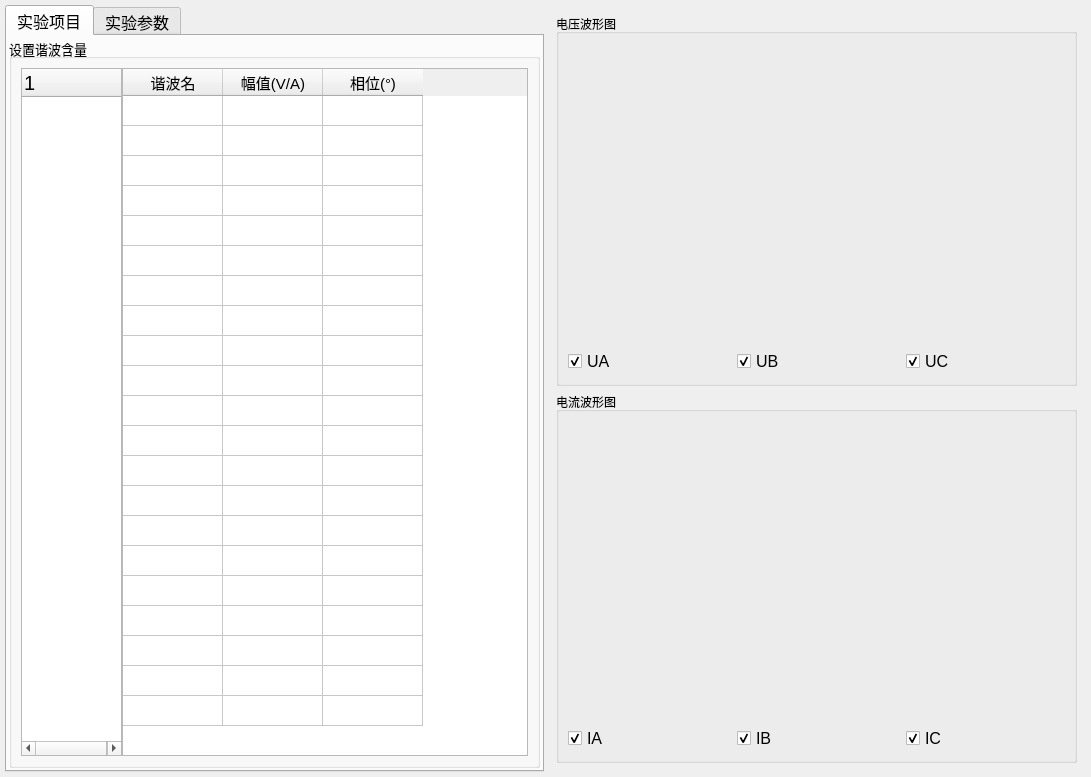
<?xml version="1.0" encoding="UTF-8"?>
<ui version="4.0">
 <class>ui_004</class>
 <widget class="QWidget" name="ui_004">
  <property name="geometry">
   <rect>
    <x>0</x>
    <y>0</y>
    <width>1091</width>
    <height>777</height>
   </rect>
  </property>
  <property name="windowTitle">
   <string>Form</string>
  </property>
  <layout class="QHBoxLayout" name="horizontalLayout" stretch="1,1">
   <property name="spacing">
    <number>3</number>
   </property>
   <property name="leftMargin">
    <number>5</number>
   </property>
   <property name="topMargin">
    <number>5</number>
   </property>
   <property name="rightMargin">
    <number>5</number>
   </property>
   <property name="bottomMargin">
    <number>5</number>
   </property>
   <item>
    <widget class="QWidget" name="widget" native="true">
     <layout class="QHBoxLayout" name="horizontalLayout_2">
      <property name="spacing">
       <number>0</number>
      </property>
      <property name="leftMargin">
       <number>0</number>
      </property>
      <property name="topMargin">
       <number>0</number>
      </property>
      <property name="rightMargin">
       <number>0</number>
      </property>
      <property name="bottomMargin">
       <number>0</number>
      </property>
      <item>
       <widget class="QTabWidget" name="tabWidget">
        <property name="minimumSize">
         <size>
          <width>517</width>
          <height>0</height>
         </size>
        </property>
        <property name="font">
         <font>
          <pointsize>12</pointsize>
         </font>
        </property>
        <property name="currentIndex">
         <number>0</number>
        </property>
        <property name="iconSize">
         <size>
          <width>20</width>
          <height>20</height>
         </size>
        </property>
        <property name="documentMode">
         <bool>false</bool>
        </property>
        <widget class="QWidget" name="tab">
         <attribute name="title">
          <string>实验项目</string>
         </attribute>
         <layout class="QHBoxLayout" name="horizontalLayout_3">
          <property name="leftMargin">
           <number>2</number>
          </property>
          <property name="topMargin">
           <number>2</number>
          </property>
          <property name="rightMargin">
           <number>2</number>
          </property>
          <property name="bottomMargin">
           <number>2</number>
          </property>
          <item>
           <widget class="QGroupBox" name="groupBox">
            <property name="font">
             <font>
              <pointsize>10</pointsize>
             </font>
            </property>
            <property name="title">
             <string>设置谐波含量</string>
            </property>
            <layout class="QHBoxLayout" name="horizontalLayout_4" stretch="1,4">
             <property name="spacing">
              <number>0</number>
             </property>
             <item>
              <widget class="QTreeWidget" name="treeWidget">
               <property name="font">
                <font>
                 <pointsize>15</pointsize>
                </font>
               </property>
              </widget>
             </item>
             <item>
              <widget class="QTableWidget" name="tb_xbhl">
               <property name="rowCount">
                <number>21</number>
               </property>
               <attribute name="verticalHeaderVisible">
                <bool>false</bool>
               </attribute>
               <row/>
               <row/>
               <row/>
               <row/>
               <row/>
               <row/>
               <row/>
               <row/>
               <row/>
               <row/>
               <row/>
               <row/>
               <row/>
               <row/>
               <row/>
               <row/>
               <row/>
               <row/>
               <row/>
               <row/>
               <row/>
               <column>
                <property name="text">
                 <string>谐波名</string>
                </property>
                <property name="font">
                 <font>
                  <pointsize>11</pointsize>
                 </font>
                </property>
               </column>
               <column>
                <property name="text">
                 <string>幅值(V/A)</string>
                </property>
                <property name="font">
                 <font>
                  <pointsize>11</pointsize>
                 </font>
                </property>
               </column>
               <column>
                <property name="text">
                 <string>相位(°)</string>
                </property>
                <property name="font">
                 <font>
                  <pointsize>11</pointsize>
                 </font>
                </property>
               </column>
              </widget>
             </item>
            </layout>
           </widget>
          </item>
         </layout>
        </widget>
        <widget class="QWidget" name="tab_2">
         <attribute name="title">
          <string>实验参数</string>
         </attribute>
         <layout class="QVBoxLayout" name="verticalLayout_5">
          <item>
           <layout class="QVBoxLayout" name="verticalLayout_4" stretch="2,1">
            <item>
             <layout class="QHBoxLayout" name="horizontalLayout_5" stretch="1,1">
              <item>
               <layout class="QVBoxLayout" name="verticalLayout_2" stretch="1,1">
                <item>
                 <widget class="QGroupBox" name="groupBox_2">
                  <property name="font">
                   <font>
                    <pointsize>15</pointsize>
                    <bold>false</bold>
                   </font>
                  </property>
                  <property name="title">
                   <string>变量选择</string>
                  </property>
                  <layout class="QHBoxLayout" name="horizontalLayout_7">
                   <item>
                    <widget class="QTableWidget" name="tb_blxz">
                     <property name="font">
                      <font>
                       <pointsize>9</pointsize>
                       <bold>false</bold>
                      </font>
                     </property>
                     <property name="rowCount">
                      <number>4</number>
                     </property>
                     <attribute name="verticalHeaderVisible">
                      <bool>false</bool>
                     </attribute>
                     <row/>
                     <row/>
                     <row/>
                     <row/>
                     <column>
                      <property name="text">
                       <string>数据项</string>
                      </property>
                     </column>
                     <column>
                      <property name="text">
                       <string>值</string>
                      </property>
                     </column>
                     <item row="0" column="0">
                      <property name="text">
                       <string>变量</string>
                      </property>
                      <property name="font">
                       <font>
                        <bold>true</bold>
                       </font>
                      </property>
                      <property name="textAlignment">
                       <set>AlignCenter</set>
                      </property>
                      <property name="background">
                       <brush brushstyle="Dense4Pattern">
                        <color alpha="255">
                         <red>194</red>
                         <green>237</green>
                         <blue>195</blue>
                        </color>
                       </brush>
                      </property>
                      <property name="flags">
                       <set>ItemIsSelectable|ItemIsEditable|ItemIsDragEnabled|ItemIsDropEnabled|ItemIsUserCheckable</set>
                      </property>
                     </item>
                     <item row="1" column="0">
                      <property name="text">
                       <string>波形</string>
                      </property>
                      <property name="font">
                       <font>
                        <bold>true</bold>
                       </font>
                      </property>
                      <property name="textAlignment">
                       <set>AlignCenter</set>
                      </property>
                      <property name="background">
                       <brush brushstyle="Dense4Pattern">
                        <color alpha="255">
                         <red>194</red>
                         <green>237</green>
                         <blue>195</blue>
                        </color>
                       </brush>
                      </property>
                      <property name="flags">
                       <set>ItemIsSelectable|ItemIsEditable|ItemIsDragEnabled|ItemIsDropEnabled|ItemIsUserCheckable</set>
                      </property>
                     </item>
                     <item row="2" column="0">
                      <property name="text">
                       <string>幅值步长</string>
                      </property>
                      <property name="font">
                       <font>
                        <bold>true</bold>
                       </font>
                      </property>
                      <property name="textAlignment">
                       <set>AlignCenter</set>
                      </property>
                      <property name="background">
                       <brush brushstyle="Dense4Pattern">
                        <color alpha="255">
                         <red>194</red>
                         <green>237</green>
                         <blue>195</blue>
                        </color>
                       </brush>
                      </property>
                      <property name="flags">
                       <set>ItemIsSelectable|ItemIsEditable|ItemIsDragEnabled|ItemIsDropEnabled|ItemIsUserCheckable</set>
                      </property>
                     </item>
                     <item row="3" column="0">
                      <property name="text">
                       <string>相位步长</string>
                      </property>
                      <property name="font">
                       <font>
                        <bold>true</bold>
                       </font>
                      </property>
                      <property name="textAlignment">
                       <set>AlignCenter</set>
                      </property>
                      <property name="background">
                       <brush brushstyle="Dense4Pattern">
                        <color alpha="255">
                         <red>194</red>
                         <green>237</green>
                         <blue>195</blue>
                        </color>
                       </brush>
                      </property>
                      <property name="flags">
                       <set>ItemIsSelectable|ItemIsEditable|ItemIsDragEnabled|ItemIsDropEnabled|ItemIsUserCheckable</set>
                      </property>
                     </item>
                    </widget>
                   </item>
                  </layout>
                 </widget>
                </item>
                <item>
                 <widget class="QGroupBox" name="groupBox_3">
                  <property name="font">
                   <font>
                    <pointsize>15</pointsize>
                   </font>
                  </property>
                  <property name="title">
                   <string>变化范围与时间范围</string>
                  </property>
                  <layout class="QHBoxLayout" name="horizontalLayout_9">
                   <item>
                    <widget class="QTableWidget" name="tb_bhfw">
                     <property name="font">
                      <font>
                       <pointsize>9</pointsize>
                      </font>
                     </property>
                     <property name="rowCount">
                      <number>4</number>
                     </property>
                     <attribute name="verticalHeaderVisible">
                      <bool>false</bool>
                     </attribute>
                     <row/>
                     <row/>
                     <row/>
                     <row/>
                     <column>
                      <property name="text">
                       <string>数据项</string>
                      </property>
                     </column>
                     <column>
                      <property name="text">
                       <string>值</string>
                      </property>
                     </column>
                     <item row="0" column="0">
                      <property name="text">
                       <string>变化始值</string>
                      </property>
                      <property name="font">
                       <font>
                        <bold>true</bold>
                       </font>
                      </property>
                      <property name="textAlignment">
                       <set>AlignCenter</set>
                      </property>
                      <property name="background">
                       <brush brushstyle="Dense4Pattern">
                        <color alpha="255">
                         <red>194</red>
                         <green>237</green>
                         <blue>195</blue>
                        </color>
                       </brush>
                      </property>
                      <property name="flags">
                       <set>ItemIsSelectable|ItemIsEditable|ItemIsDragEnabled|ItemIsDropEnabled|ItemIsUserCheckable</set>
                      </property>
                     </item>
                     <item row="1" column="0">
                      <property name="text">
                       <string>变化上限</string>
                      </property>
                      <property name="font">
                       <font>
                        <bold>true</bold>
                       </font>
                      </property>
                      <property name="textAlignment">
                       <set>AlignCenter</set>
                      </property>
                      <property name="background">
                       <brush brushstyle="Dense4Pattern">
                        <color alpha="255">
                         <red>194</red>
                         <green>237</green>
                         <blue>195</blue>
                        </color>
                       </brush>
                      </property>
                      <property name="flags">
                       <set>ItemIsSelectable|ItemIsEditable|ItemIsDragEnabled|ItemIsDropEnabled|ItemIsUserCheckable</set>
                      </property>
                     </item>
                     <item row="2" column="0">
                      <property name="text">
                       <string>变化时间</string>
                      </property>
                      <property name="font">
                       <font>
                        <bold>true</bold>
                       </font>
                      </property>
                      <property name="textAlignment">
                       <set>AlignCenter</set>
                      </property>
                      <property name="background">
                       <brush brushstyle="Dense4Pattern">
                        <color alpha="255">
                         <red>194</red>
                         <green>237</green>
                         <blue>195</blue>
                        </color>
                       </brush>
                      </property>
                      <property name="flags">
                       <set>ItemIsSelectable|ItemIsEditable|ItemIsDragEnabled|ItemIsDropEnabled|ItemIsUserCheckable</set>
                      </property>
                     </item>
                     <item row="3" column="0">
                      <property name="text">
                       <string>防抖时间</string>
                      </property>
                      <property name="font">
                       <font>
                        <bold>true</bold>
                       </font>
                      </property>
                      <property name="textAlignment">
                       <set>AlignCenter</set>
                      </property>
                      <property name="background">
                       <brush brushstyle="Dense4Pattern">
                        <color alpha="255">
                         <red>194</red>
                         <green>237</green>
                         <blue>195</blue>
                        </color>
                       </brush>
                      </property>
                      <property name="flags">
                       <set>ItemIsSelectable|ItemIsEditable|ItemIsDragEnabled|ItemIsDropEnabled|ItemIsUserCheckable</set>
                      </property>
                     </item>
                    </widget>
                   </item>
                  </layout>
                 </widget>
                </item>
               </layout>
              </item>
              <item>
               <layout class="QVBoxLayout" name="verticalLayout_3" stretch="3,2">
                <item>
                 <widget class="QGroupBox" name="groupBox_4">
                  <property name="font">
                   <font>
                    <pointsize>15</pointsize>
                   </font>
                  </property>
                  <property name="title">
                   <string>开关量设置</string>
                  </property>
                  <layout class="QHBoxLayout" name="horizontalLayout_8">
                   <item>
                    <widget class="QTableWidget" name="tb_kglsz">
                     <property name="font">
                      <font>
                       <pointsize>9</pointsize>
                      </font>
                     </property>
                     <property name="rowCount">
                      <number>7</number>
                     </property>
                     <attribute name="verticalHeaderVisible">
                      <bool>false</bool>
                     </attribute>
                     <row/>
                     <row/>
                     <row/>
                     <row/>
                     <row/>
                     <row/>
                     <row/>
                     <column>
                      <property name="text">
                       <string>开关量</string>
                      </property>
                     </column>
                     <item row="0" column="0">
                      <property name="text">
                       <string>接点A</string>
                      </property>
                      <property name="textAlignment">
                       <set>AlignCenter</set>
                      </property>
                      <property name="background">
                       <brush brushstyle="Dense4Pattern">
                        <color alpha="255">
                         <red>194</red>
                         <green>237</green>
                         <blue>195</blue>
                        </color>
                       </brush>
                      </property>
                      <property name="checkState">
                       <enum>Checked</enum>
                      </property>
                      <property name="flags">
                       <set>ItemIsSelectable|ItemIsDragEnabled|ItemIsDropEnabled|ItemIsUserCheckable|ItemIsEnabled</set>
                      </property>
                     </item>
                     <item row="1" column="0">
                      <property name="text">
                       <string>接点B</string>
                      </property>
                      <property name="textAlignment">
                       <set>AlignCenter</set>
                      </property>
                      <property name="background">
                       <brush brushstyle="Dense4Pattern">
                        <color alpha="255">
                         <red>194</red>
                         <green>237</green>
                         <blue>195</blue>
                        </color>
                       </brush>
                      </property>
                      <property name="checkState">
                       <enum>Checked</enum>
                      </property>
                      <property name="flags">
                       <set>ItemIsSelectable|ItemIsDragEnabled|ItemIsDropEnabled|ItemIsUserCheckable|ItemIsEnabled</set>
                      </property>
                     </item>
                     <item row="2" column="0">
                      <property name="text">
                       <string>接点C</string>
                      </property>
                      <property name="textAlignment">
                       <set>AlignCenter</set>
                      </property>
                      <property name="background">
                       <brush brushstyle="Dense4Pattern">
                        <color alpha="255">
                         <red>194</red>
                         <green>237</green>
                         <blue>195</blue>
                        </color>
                       </brush>
                      </property>
                      <property name="checkState">
                       <enum>Checked</enum>
                      </property>
                      <property name="flags">
                       <set>ItemIsSelectable|ItemIsDragEnabled|ItemIsDropEnabled|ItemIsUserCheckable|ItemIsEnabled</set>
                      </property>
                     </item>
                     <item row="3" column="0">
                      <property name="text">
                       <string>接点R</string>
                      </property>
                      <property name="textAlignment">
                       <set>AlignCenter</set>
                      </property>
                      <property name="background">
                       <brush brushstyle="Dense4Pattern">
                        <color alpha="255">
                         <red>194</red>
                         <green>237</green>
                         <blue>195</blue>
                        </color>
                       </brush>
                      </property>
                      <property name="checkState">
                       <enum>Checked</enum>
                      </property>
                      <property name="flags">
                       <set>ItemIsSelectable|ItemIsDragEnabled|ItemIsDropEnabled|ItemIsUserCheckable|ItemIsEnabled</set>
                      </property>
                     </item>
                     <item row="4" column="0">
                      <property name="text">
                       <string>接点a</string>
                      </property>
                      <property name="textAlignment">
                       <set>AlignCenter</set>
                      </property>
                      <property name="background">
                       <brush brushstyle="Dense4Pattern">
                        <color alpha="255">
                         <red>194</red>
                         <green>237</green>
                         <blue>195</blue>
                        </color>
                       </brush>
                      </property>
                      <property name="checkState">
                       <enum>Checked</enum>
                      </property>
                      <property name="flags">
                       <set>ItemIsSelectable|ItemIsDragEnabled|ItemIsDropEnabled|ItemIsUserCheckable|ItemIsEnabled</set>
                      </property>
                     </item>
                     <item row="5" column="0">
                      <property name="text">
                       <string>接点b</string>
                      </property>
                      <property name="textAlignment">
                       <set>AlignCenter</set>
                      </property>
                      <property name="background">
                       <brush brushstyle="Dense4Pattern">
                        <color alpha="255">
                         <red>194</red>
                         <green>237</green>
                         <blue>195</blue>
                        </color>
                       </brush>
                      </property>
                      <property name="checkState">
                       <enum>Checked</enum>
                      </property>
                      <property name="flags">
                       <set>ItemIsSelectable|ItemIsDragEnabled|ItemIsDropEnabled|ItemIsUserCheckable|ItemIsEnabled</set>
                      </property>
                     </item>
                     <item row="6" column="0">
                      <property name="text">
                       <string>接点c</string>
                      </property>
                      <property name="textAlignment">
                       <set>AlignCenter</set>
                      </property>
                      <property name="background">
                       <brush brushstyle="Dense4Pattern">
                        <color alpha="255">
                         <red>194</red>
                         <green>237</green>
                         <blue>195</blue>
                        </color>
                       </brush>
                      </property>
                      <property name="checkState">
                       <enum>Checked</enum>
                      </property>
                      <property name="flags">
                       <set>ItemIsSelectable|ItemIsDragEnabled|ItemIsDropEnabled|ItemIsUserCheckable|ItemIsEnabled</set>
                      </property>
                     </item>
                    </widget>
                   </item>
                  </layout>
                 </widget>
                </item>
                <item>
                 <widget class="QGroupBox" name="groupBox_5">
                  <property name="font">
                   <font>
                    <pointsize>15</pointsize>
                   </font>
                  </property>
                  <property name="title">
                   <string>谐波表示方法</string>
                  </property>
                  <layout class="QVBoxLayout" name="verticalLayout_6">
                   <item>
                    <widget class="QRadioButton" name="radioButton">
                     <property name="font">
                      <font>
                       <pointsize>11</pointsize>
                       <bold>true</bold>
                      </font>
                     </property>
                     <property name="text">
                      <string>幅值表示</string>
                     </property>
                    </widget>
                   </item>
                   <item>
                    <widget class="QRadioButton" name="radioButton_2">
                     <property name="font">
                      <font>
                       <pointsize>11</pointsize>
                       <bold>true</bold>
                      </font>
                     </property>
                     <property name="text">
                      <string>基波百分比表示</string>
                     </property>
                    </widget>
                   </item>
                  </layout>
                 </widget>
                </item>
               </layout>
              </item>
             </layout>
            </item>
            <item>
             <layout class="QHBoxLayout" name="horizontalLayout_6" stretch="2,3">
              <item>
               <widget class="QGroupBox" name="groupBox_6">
                <property name="font">
                 <font>
                  <pointsize>15</pointsize>
                 </font>
                </property>
                <property name="title">
                 <string>变化方法</string>
                </property>
                <layout class="QVBoxLayout" name="verticalLayout_7">
                 <item>
                  <widget class="QRadioButton" name="radioButton_5">
                   <property name="font">
                    <font>
                     <pointsize>11</pointsize>
                     <bold>true</bold>
                    </font>
                   </property>
                   <property name="text">
                    <string>手动变化</string>
                   </property>
                  </widget>
                 </item>
                 <item>
                  <widget class="QRadioButton" name="radioButton_4">
                   <property name="font">
                    <font>
                     <pointsize>11</pointsize>
                     <bold>true</bold>
                    </font>
                   </property>
                   <property name="text">
                    <string>自动增加</string>
                   </property>
                  </widget>
                 </item>
                 <item>
                  <widget class="QRadioButton" name="radioButton_3">
                   <property name="font">
                    <font>
                     <pointsize>11</pointsize>
                     <bold>true</bold>
                    </font>
                   </property>
                   <property name="text">
                    <string>自动减少</string>
                   </property>
                  </widget>
                 </item>
                </layout>
               </widget>
              </item>
              <item>
               <widget class="QGroupBox" name="groupBox_7">
                <property name="font">
                 <font>
                  <pointsize>15</pointsize>
                 </font>
                </property>
                <property name="title">
                 <string>实验结果</string>
                </property>
                <layout class="QHBoxLayout" name="horizontalLayout_10">
                 <item>
                  <widget class="QTableWidget" name="tb_result">
                   <property name="font">
                    <font>
                     <pointsize>9</pointsize>
                    </font>
                   </property>
                   <attribute name="verticalHeaderVisible">
                    <bool>false</bool>
                   </attribute>
                   <column>
                    <property name="text">
                     <string>序号</string>
                    </property>
                   </column>
                   <column>
                    <property name="text">
                     <string>接点</string>
                    </property>
                   </column>
                   <column>
                    <property name="text">
                     <string>动作时间</string>
                    </property>
                   </column>
                   <column>
                    <property name="text">
                     <string>返回时间</string>
                    </property>
                   </column>
                  </widget>
                 </item>
                </layout>
               </widget>
              </item>
             </layout>
            </item>
           </layout>
          </item>
         </layout>
        </widget>
       </widget>
      </item>
     </layout>
    </widget>
   </item>
   <item>
    <widget class="QWidget" name="widget_2" native="true">
     <layout class="QVBoxLayout" name="verticalLayout_8" stretch="1,1">
      <item>
       <widget class="QGroupBox" name="groupBox_8">
        <property name="title">
         <string>电压波形图</string>
        </property>
        <layout class="QVBoxLayout" name="verticalLayout_9" stretch="5,1">
         <item>
          <widget class="QWidget" name="v_chart" native="true"/>
         </item>
         <item>
          <layout class="QHBoxLayout" name="horizontalLayout_11" stretch="1,1,1">
           <property name="spacing">
            <number>10</number>
           </property>
           <item>
            <widget class="QCheckBox" name="cb_ua">
             <property name="font">
              <font>
               <pointsize>12</pointsize>
              </font>
             </property>
             <property name="text">
              <string>UA</string>
             </property>
             <property name="checked">
              <bool>true</bool>
             </property>
             <property name="tristate">
              <bool>false</bool>
             </property>
            </widget>
           </item>
           <item>
            <widget class="QCheckBox" name="cb_ub">
             <property name="font">
              <font>
               <pointsize>12</pointsize>
              </font>
             </property>
             <property name="text">
              <string>UB</string>
             </property>
             <property name="checked">
              <bool>true</bool>
             </property>
            </widget>
           </item>
           <item>
            <widget class="QCheckBox" name="cb_uc">
             <property name="font">
              <font>
               <pointsize>12</pointsize>
              </font>
             </property>
             <property name="text">
              <string>UC</string>
             </property>
             <property name="checked">
              <bool>true</bool>
             </property>
            </widget>
           </item>
          </layout>
         </item>
        </layout>
       </widget>
      </item>
      <item>
       <widget class="QGroupBox" name="groupBox_9">
        <property name="title">
         <string>电流波形图</string>
        </property>
        <layout class="QVBoxLayout" name="verticalLayout_10" stretch="5,1">
         <item>
          <widget class="QWidget" name="i_chart" native="true"/>
         </item>
         <item>
          <layout class="QHBoxLayout" name="horizontalLayout_12" stretch="1,1,1">
           <property name="spacing">
            <number>10</number>
           </property>
           <item>
            <widget class="QCheckBox" name="cb_ia">
             <property name="font">
              <font>
               <pointsize>12</pointsize>
              </font>
             </property>
             <property name="text">
              <string>IA</string>
             </property>
             <property name="checked">
              <bool>true</bool>
             </property>
            </widget>
           </item>
           <item>
            <widget class="QCheckBox" name="cb_ib">
             <property name="font">
              <font>
               <pointsize>12</pointsize>
              </font>
             </property>
             <property name="text">
              <string>IB</string>
             </property>
             <property name="checked">
              <bool>true</bool>
             </property>
            </widget>
           </item>
           <item>
            <widget class="QCheckBox" name="cb_ic">
             <property name="font">
              <font>
               <pointsize>12</pointsize>
              </font>
             </property>
             <property name="text">
              <string>IC</string>
             </property>
             <property name="checked">
              <bool>true</bool>
             </property>
            </widget>
           </item>
          </layout>
         </item>
        </layout>
       </widget>
      </item>
     </layout>
    </widget>
   </item>
  </layout>
 </widget>
 <resources/>
 <connections/>
</ui>
